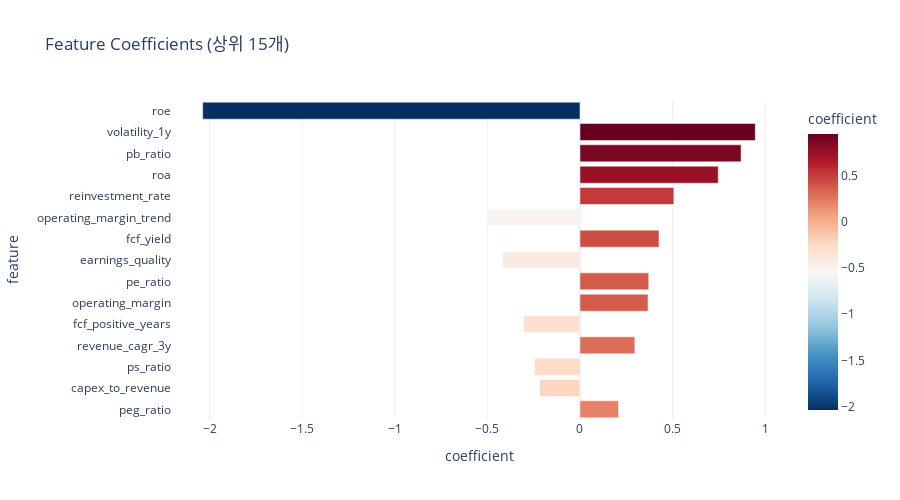

The code cell stored with this chart in its notebook:
### Code cell
# Feature Importance (트리 기반 모델인 경우)
if hasattr(final_model, 'feature_importances_'):
    importance_df = pd.DataFrame({
        'feature': feature_cols,
        'importance': final_model.feature_importances_
    }).sort_values('importance', ascending=True).tail(15)
    
    fig = px.bar(
        importance_df,
        x='importance',
        y='feature',
        orientation='h',
        title='Feature Importance (상위 15개)',
        color='importance',
        color_continuous_scale='Reds'
    )
    fig.update_layout(height=500, showlegend=False)
    fig.show()
    
    print("\n=== Feature Importance 상위 10개 ===")
    for _, row in importance_df.tail(10).iloc[::-1].iterrows():
        print(f"  {row['feature']}: {row['importance']:.4f}")

elif hasattr(final_model, 'coef_'):
    # Logistic Regression 계수
    coef_df = pd.DataFrame({
        'feature': feature_cols,
        'coefficient': final_model.coef_[0]
    })
    coef_df['abs_coef'] = coef_df['coefficient'].abs()
    coef_df = coef_df.sort_values('abs_coef', ascending=True).tail(15)
    
    fig = px.bar(
        coef_df,
        x='coefficient',
        y='feature',
        orientation='h',
        title='Feature Coefficients (상위 15개)',
        color='coefficient',
        color_continuous_scale='RdBu_r'
    )
    fig.update_layout(height=500)
    fig.show()
    
    print("\n=== Feature Coefficients 상위 10개 (절대값 기준) ===")
    for _, row in coef_df.tail(10).iloc[::-1].iterrows():
        sign = '+' if row['coefficient'] >= 0 else ''
        print(f"  {row['feature']}: {sign}{row['coefficient']:.4f}")

### Figure 1 — Plotly figure (JSON) as saved in the notebook; plotly's stock layout.template omitted (floating-point values rounded to 4 significant figures)
{"data": [{"alignmentgroup": "True", "hovertemplate": "coefficient=%{marker.color}<br>feature=%{y}<extra></extra>", "legendgroup": "", "marker": {"color": [0.208, -0.2171, -0.2446, 0.2962, -0.3054, 0.3672, 0.3712, -0.4174, 0.4267, -0.5053, 0.5068, 0.7464, 0.8698, 0.9466, -2.037], "coloraxis": "coloraxis", "pattern": {"shape": ""}}, "name": "", "offsetgroup": "", "orientation": "h", "showlegend": false, "textposition": "auto", "type": "bar", "x": [0.208, -0.2171, -0.2446, 0.2962, -0.3054, 0.3672, 0.3712, -0.4174, 0.4267, -0.5053, 0.5068, 0.7464, 0.8698, 0.9466, -2.037], "xaxis": "x", "y": ["peg_ratio", "capex_to_revenue", "ps_ratio", "revenue_cagr_3y", "fcf_positive_years", "operating_margin", "pe_ratio", "earnings_quality", "fcf_yield", "operating_margin_trend", "reinvestment_rate", "roa", "pb_ratio", "volatility_1y", "roe"], "yaxis": "y"}], "layout": {"barmode": "relative", "coloraxis": {"colorbar": {"title": {"text": "coefficient"}}, "colorscale": [[0, "rgb(5,48,97)"], [0.1, "rgb(33,102,172)"], [0.2, "rgb(67,147,195)"], [0.3, "rgb(146,197,222)"], [0.4, "rgb(209,229,240)"], [0.5, "rgb(247,247,247)"], [0.6, "rgb(253,219,199)"], [0.7, "rgb(244,165,130)"], [0.8, "rgb(214,96,77)"], [0.9, "rgb(178,24,43)"], [1, "rgb(103,0,31)"]]}, "height": 500, "legend": {"tracegroupgap": 0}, "title": {"text": "Feature Coefficients (상위 15개)"}, "xaxis": {"anchor": "y", "domain": [0, 1], "title": {"text": "coefficient"}}, "yaxis": {"anchor": "x", "domain": [0, 1], "title": {"text": "feature"}}}}
